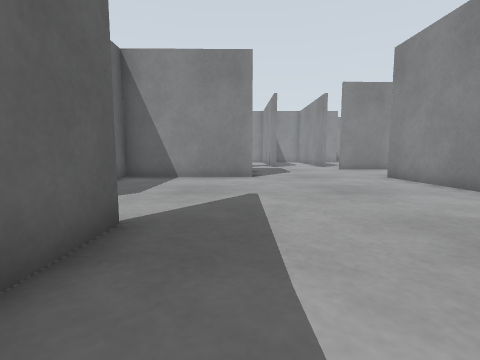
view 1 (above)

23 first-person views from a walk through a robot-simulator world made for Gazebo. The camera is 0.5 m above the floor, tilts 6° down and sees 85° across. The floor is counted in squares, 0.5 m on a side. Each view is taken from the middle of a square. On the plan, view 1 faces up. The plan holds only what a view shows up to about 11 squares ahead; the rest is blank.

view 2
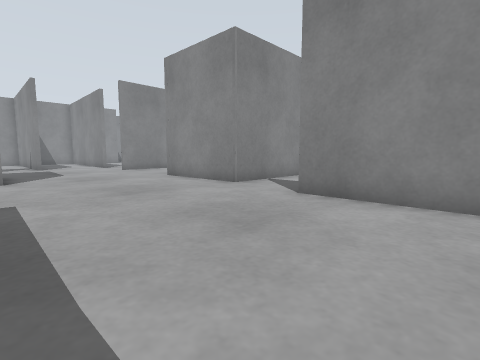

view 3
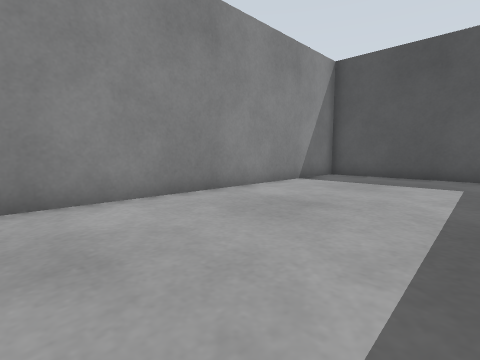

view 4
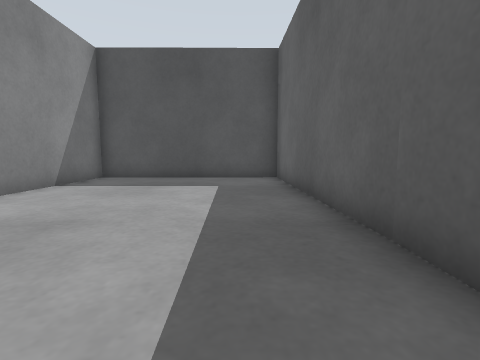

view 5
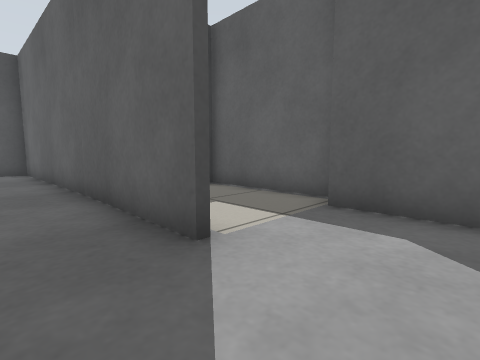

view 6
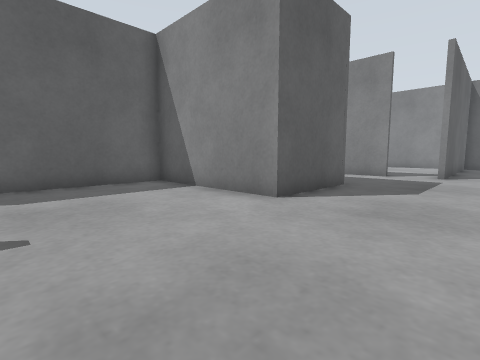

view 7
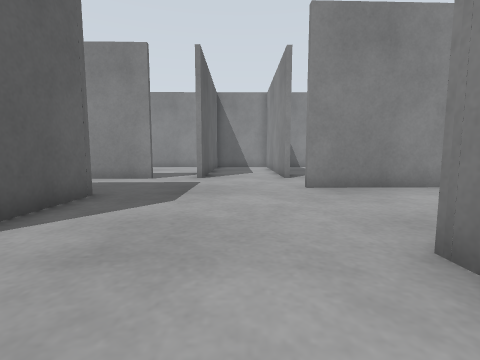

view 8
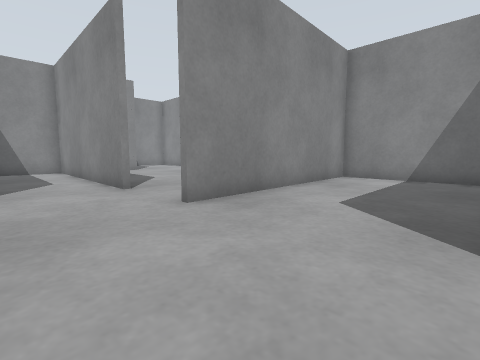

view 9
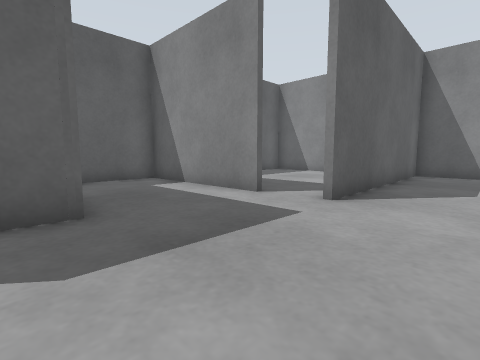

view 10
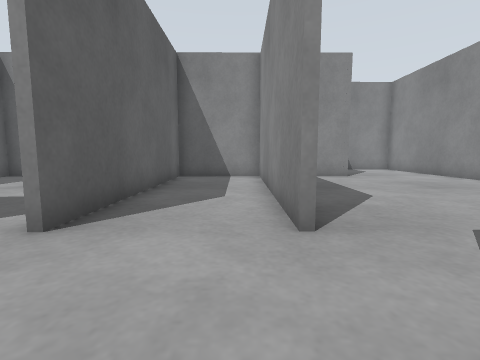

view 11
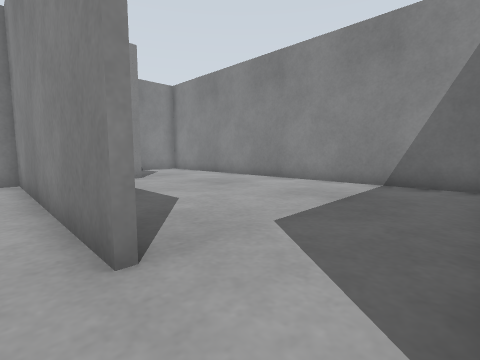

view 12
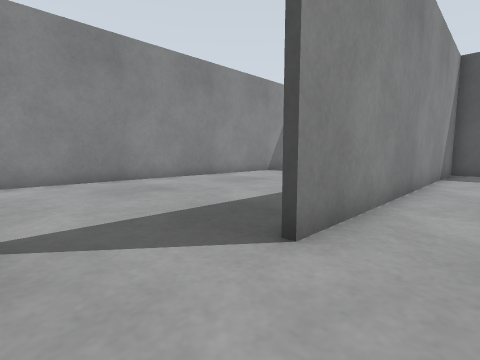

view 13
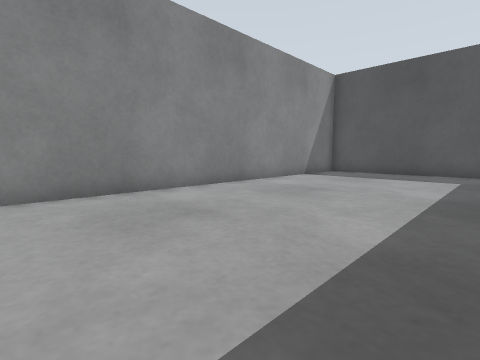

view 14
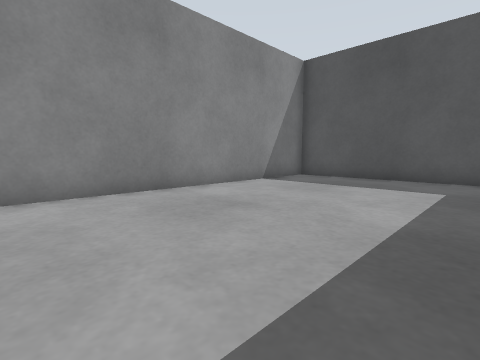

view 15
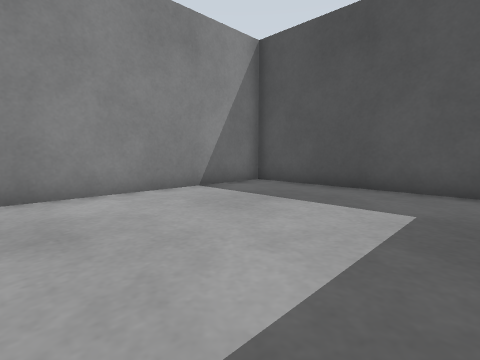

view 16
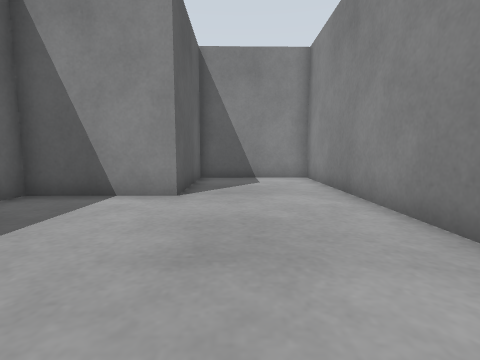

view 17
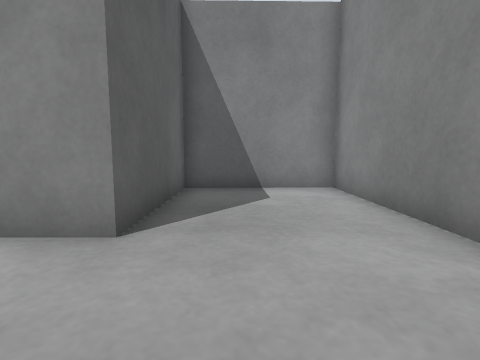

view 18
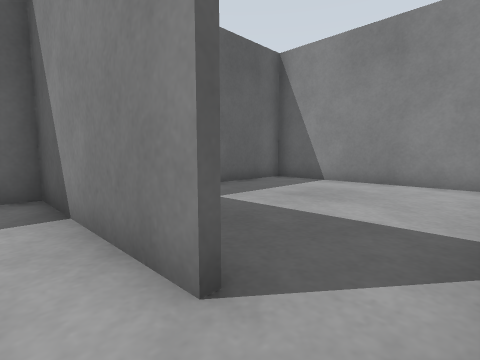

view 19
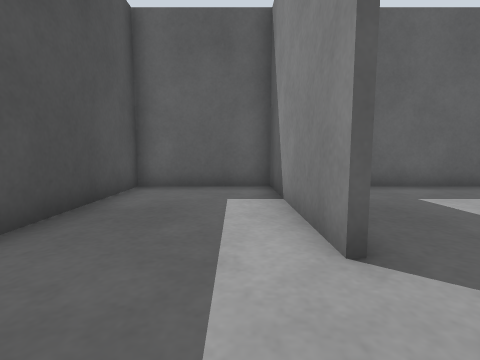

view 20
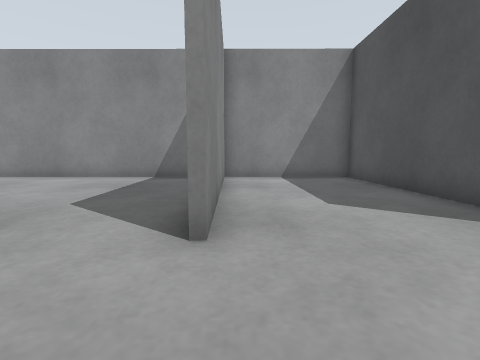

view 21
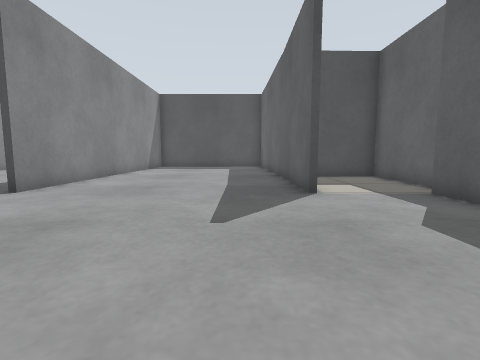

view 22
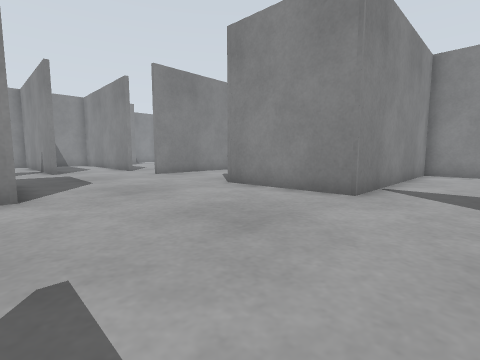

view 23
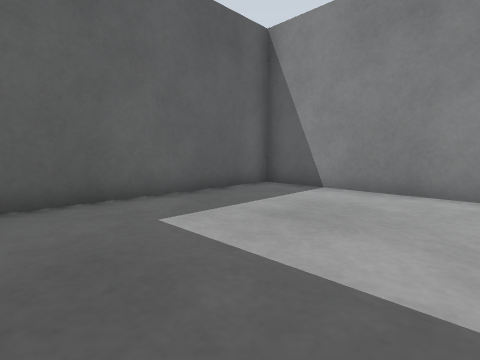

### Floor plan
Ten units are one square. View 1 is at (0, 0); x grows to the right and y downward. Boxes are objects, and circles mark ways between rooms. Rooms are numbered by the first view taken in them; rooms with no view inside come last. Other rooms are left out.
<svg viewBox="-61 -309 203 400">
<path fill="none" stroke="#000" d="M61 -63 59 -106M-17 -36 -18 86 55 85 56 -37M77 -105 136 -106 136 -156 59 -154M5 -142 5 -107 -47 -106 -47 -36M-56 -34 -56 9 -32 8M6 -180 -47 -179 -47 -140 0 -141M56 -182 56 -260M59 -260 25 -260 25 -181M73 85 135 85 136 -63 61 -63M136 -163 137 -304 94 -304 95 -260 60 -260 60 -253M16 -260 -47 -260 -47 -191"/>
<circle cx="60" cy="-50" r="3" fill="#2a7"/>
<circle cx="60" cy="-175" r="3" fill="#2a7"/>
<circle cx="15" cy="-180" r="3" fill="#2a7"/>
<text x="30" y="-70">1</text>
<text x="100" y="10">2</text>
<text x="100" y="-230">3</text>
<text x="-10" y="-220">4</text>
</svg>
Room 1 opens to room 2. Room 1 opens to room 3. Room 1 opens to room 4.

Where each view was taken, in squares from view 1:
view 1: 0 up, 0 right, facing up
view 2: 0 up, 0 right, facing up-right
view 3: 3 up, 0 right, facing down-right
view 4: 2 up, 0 right, facing down
view 5: 6 up, 0 right, facing down-left
view 6: 6 up, 4 right, facing up-left
view 7: 8 up, 4 right, facing up
view 8: 11 up, 3 right, facing up-right
view 9: 13 up, 5 right, facing up-left
view 10: 15 up, 5 right, facing up
view 11: 16 up, 5 right, facing up-right
view 12: 6 up, 4 right, facing down-right
view 13: 5 up, 7 right, facing down-right
view 14: 2 up, 7 right, facing down-right
view 15: 1 down, 7 right, facing down-right
view 16: 20 up, 11 right, facing up
view 17: 23 up, 11 right, facing up
view 18: 17 up, 2 right, facing up-left
view 19: 17 up, 3 right, facing left
view 20: 15 up, 3 right, facing right
view 21: 10 up, 0 right, facing down
view 22: 4 up, 0 right, facing up-right
view 23: 19 up, 1 right, facing up-left
